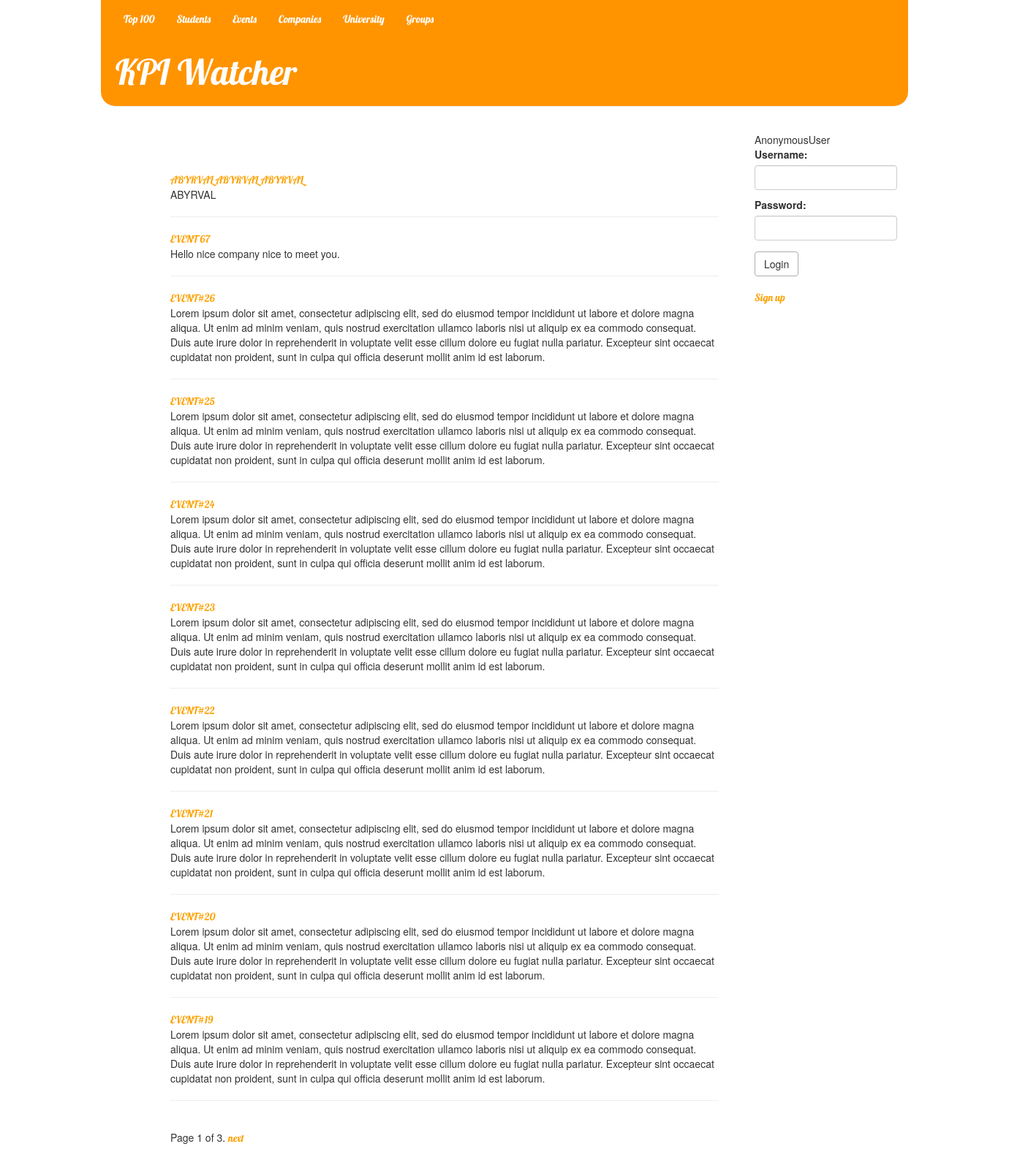
Screenshot of /events/ with the database file from the repository.
### events/models.py (models this page shows, shortened)
class Event(models.Model):
    creator = models.ForeignKey(User)
    name = models.CharField(max_length=250)
    text = models.TextField()
    date_published = models.DateTimeField(default=timezone.now, editable=False)
    subscribers = models.ManyToManyField(User, related_name="events")

### events/views.py (the view)
def all_events(request):
    events_all = Event.objects.all().order_by('-date_published')
    paginator = Paginator(events_all, 10)
    page = request.GET.get('page')
    if hasattr(request.user, 'teacher') or hasattr(request.user, 'company'):
        perm_to_create = True
    else:
        perm_to_create = False
    try:
        events = paginator.page(page)
    except PageNotAnInteger:
        events = paginator.page(1)
    except EmptyPage:
        events = paginator.page(paginator.num_pages)
    return render(request, 'events/all_events.html', {'events': events, 'perm_to_create': perm_to_create})

### ratings/ctx_log_processor.py (called while the page is built)
def auth_form(request):
    return {'form': AuthForm(), 'request': request}

### events/templates/events/all_events.html (shortened to what this page needs)
{% extends 'base.html' %}
{%block content%}
    <br />
<div class="content container">
        <div class="row">
            <div class="col-md-8">
	{% for event in events %}
        <a href="{% url 'events.views.event_page' pk=event.pk %}">{{ event.name | upper }}</a>
        <br />
        {{ event.text }}
        <hr>
    {% endfor %}
<div class="pagination">
    <span class="step-links">
        <span class="current">
            Page {{ events.number }} of {{ events.paginator.num_pages }}.
        </span>
        {% if events.has_next %}
            <a href="?page={{ events.next_page_number }}">next</a>
        {% endif %}
    </span>
</div></div></div></div>
{%endblock content%}

### ratings/static/styles.css (style rules this page uses)
body { width:80%; margin: auto; }
a { color: #FCA205; font-family: 'Lobster'; }
input[type=email],input[type=text], input[type=number], input[type=password] { height: 34px; }
input[type=email],input[type=text], input[type=number], textarea, input[type=password] { display: block; width: 100%; padding: 6px 12px; font-size: 14px; line-height: 1.42857143; color: #555; background-color: #fff; background-image: none; border: 1px solid #ccc; border-radius: 4px; -webkit-box-shadow: inset 0 1px 1px rgba(0,0,0,.075); box-shadow: inset 0 1px 1px rgba(0,0,0,.075); -webkit-transition: border-color ease-in-out .15s,-webkit-box-shadow ease-in-out .15s; -o-transition: border-color ease-in-out .15s,box-shadow ease-in-out .15s; transition: border-color ease-in-out .15s,box-shadow ease-in-out .15s; }
.content { margin: 15px 40px; }

### rows the page displays
Event: name "ABYRVAL ABYRVAL ABYRVAL", text "ABYRVAL"
Event: name "EVENT 67", text "Hello nice company nice to meet you."
Event: name "EVENT#26", text "Lorem ipsum dolor sit amet, consectetur adipiscing elit, sed do eiusmod tempor incididunt ut labore et dolore magna aliqua. Ut enim ad minim veniam, quis nostrud exercitation ullamco laboris nisi ut aliquip ex ea commodo consequat. Duis aute irure dolor in reprehenderit in voluptate velit esse cillum dolore eu fugiat nulla pariatur. Excepteur sint occaecat cupidatat non proident, sunt in culpa qui officia deserunt mollit anim id est laborum."
Event: name "EVENT#25", text "Lorem ipsum dolor sit amet, consectetur adipiscing elit, sed do eiusmod tempor incididunt ut labore et dolore magna aliqua. Ut enim ad minim veniam, quis nostrud exercitation ullamco laboris nisi ut aliquip ex ea commodo consequat. Duis aute irure dolor in reprehenderit in voluptate velit esse cillum dolore eu fugiat nulla pariatur. Excepteur sint occaecat cupidatat non proident, sunt in culpa qui officia deserunt mollit anim id est laborum."
Event: name "EVENT#24", text "Lorem ipsum dolor sit amet, consectetur adipiscing elit, sed do eiusmod tempor incididunt ut labore et dolore magna aliqua. Ut enim ad minim veniam, quis nostrud exercitation ullamco laboris nisi ut aliquip ex ea commodo consequat. Duis aute irure dolor in reprehenderit in voluptate velit esse cillum dolore eu fugiat nulla pariatur. Excepteur sint occaecat cupidatat non proident, sunt in culpa qui officia deserunt mollit anim id est laborum."
Event: name "EVENT#23", text "Lorem ipsum dolor sit amet, consectetur adipiscing elit, sed do eiusmod tempor incididunt ut labore et dolore magna aliqua. Ut enim ad minim veniam, quis nostrud exercitation ullamco laboris nisi ut aliquip ex ea commodo consequat. Duis aute irure dolor in reprehenderit in voluptate velit esse cillum dolore eu fugiat nulla pariatur. Excepteur sint occaecat cupidatat non proident, sunt in culpa qui officia deserunt mollit anim id est laborum."
Event: name "EVENT#22", text "Lorem ipsum dolor sit amet, consectetur adipiscing elit, sed do eiusmod tempor incididunt ut labore et dolore magna aliqua. Ut enim ad minim veniam, quis nostrud exercitation ullamco laboris nisi ut aliquip ex ea commodo consequat. Duis aute irure dolor in reprehenderit in voluptate velit esse cillum dolore eu fugiat nulla pariatur. Excepteur sint occaecat cupidatat non proident, sunt in culpa qui officia deserunt mollit anim id est laborum."
Event: name "EVENT#21", text "Lorem ipsum dolor sit amet, consectetur adipiscing elit, sed do eiusmod tempor incididunt ut labore et dolore magna aliqua. Ut enim ad minim veniam, quis nostrud exercitation ullamco laboris nisi ut aliquip ex ea commodo consequat. Duis aute irure dolor in reprehenderit in voluptate velit esse cillum dolore eu fugiat nulla pariatur. Excepteur sint occaecat cupidatat non proident, sunt in culpa qui officia deserunt mollit anim id est laborum."
Event: name "EVENT#20", text "Lorem ipsum dolor sit amet, consectetur adipiscing elit, sed do eiusmod tempor incididunt ut labore et dolore magna aliqua. Ut enim ad minim veniam, quis nostrud exercitation ullamco laboris nisi ut aliquip ex ea commodo consequat. Duis aute irure dolor in reprehenderit in voluptate velit esse cillum dolore eu fugiat nulla pariatur. Excepteur sint occaecat cupidatat non proident, sunt in culpa qui officia deserunt mollit anim id est laborum."
Event: name "EVENT#19", text "Lorem ipsum dolor sit amet, consectetur adipiscing elit, sed do eiusmod tempor incididunt ut labore et dolore magna aliqua. Ut enim ad minim veniam, quis nostrud exercitation ullamco laboris nisi ut aliquip ex ea commodo consequat. Duis aute irure dolor in reprehenderit in voluptate velit esse cillum dolore eu fugiat nulla pariatur. Excepteur sint occaecat cupidatat non proident, sunt in culpa qui officia deserunt mollit anim id est laborum."

### other values shown
{{ user }} "AnonymousUser"
{{ events.number }} "1"
{{ events.paginator.num_pages }} "3"
